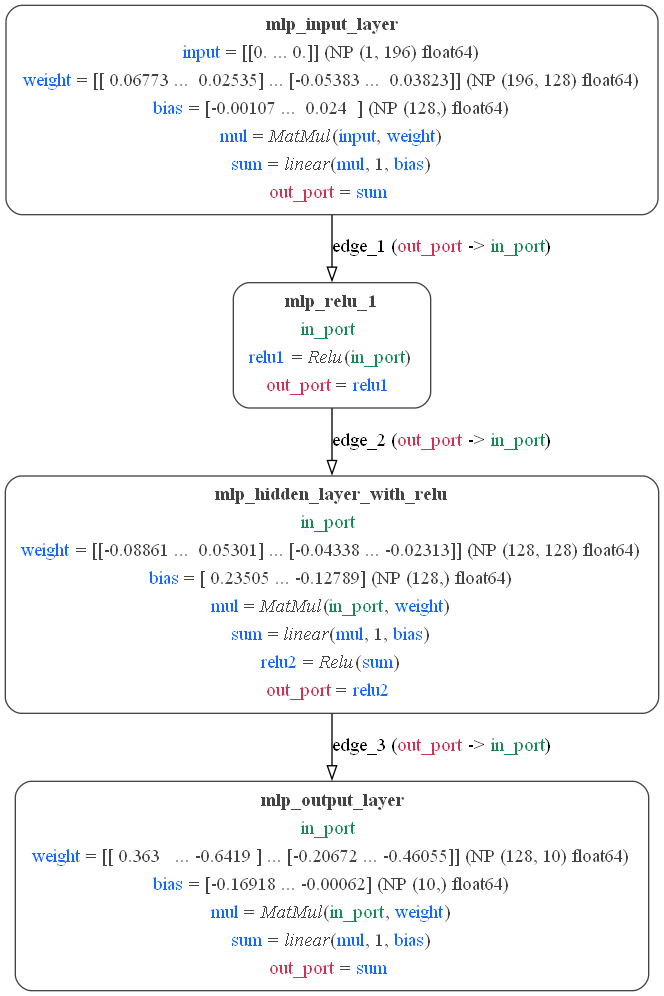

Recreate this plot in Python.
from modeci_mdf.mdf import *

import numpy as np
import sys
import h5py
import time
import os

# Note: the weights for this model were precomputed and saved in the file weights.h5
def get_weight_info():

    weights = {}
    f = h5py.File("weights.h5", "r")

    for key in list(f.keys()):
        weight_mat = f[key][:]
        weights[key] = weight_mat
        print(f"Loaded {key}: {weight_mat.shape}")
    f.close()

    return weights


def get_model():

    mod = Model(id="mlp_pure_mdf")
    mod_graph = Graph(id=mod.id)
    mod.graphs.append(mod_graph)

    weights = get_weight_info()

    dim0 = 16
    weight = weights[
        "weights.mlp_classifier.graphs.mlp_classifier.nodes.mlp_input_layer.parameters.weight"
    ]
    bias = weights[
        "weights.mlp_classifier.graphs.mlp_classifier.nodes.mlp_input_layer.parameters.bias"
    ]

    dummy_input = np.zeros((1, 14 * 14))
    # dummy_input = np.ones((14*14))

    input_node = Node(id="mlp_input_layer")
    input_node.parameters.append(Parameter(id="input", value=dummy_input))
    input_node.parameters.append(Parameter(id="weight", value=weight.T))
    input_node.parameters.append(Parameter(id="bias", value=bias.T))

    f1 = Parameter(id="mul", function="MatMul", args={"A": "input", "B": "weight"})

    input_node.parameters.append(f1)

    f2 = Parameter(
        id="sum",
        function="linear",
        args={"variable0": "mul", "slope": 1, "intercept": "bias"},
    )
    input_node.parameters.append(f2)

    input_node.output_ports.append(OutputPort(id="out_port", value="sum"))
    mod_graph.nodes.append(input_node)

    relu1_node = Node(id="mlp_relu_1")
    relu1_node.input_ports.append(InputPort(id="in_port"))
    mod_graph.nodes.append(relu1_node)

    f1 = Parameter(id="relu1", function="Relu", args={"A": "in_port"})
    relu1_node.parameters.append(f1)

    relu1_node.output_ports.append(OutputPort(id="out_port", value=f1.id))

    e1 = Edge(
        id="edge_1",
        sender=input_node.id,
        sender_port=input_node.output_ports[0].id,
        receiver=relu1_node.id,
        receiver_port=relu1_node.input_ports[0].id,
    )
    mod_graph.edges.append(e1)

    weight = weights[
        "weights.mlp_classifier.graphs.mlp_classifier.nodes.mlp_hidden_layer_with_relu.parameters.weight"
    ]
    bias = weights[
        "weights.mlp_classifier.graphs.mlp_classifier.nodes.mlp_hidden_layer_with_relu.parameters.bias"
    ]

    hr_node = Node(id="mlp_hidden_layer_with_relu")

    hr_node.parameters.append(Parameter(id="weight", value=weight.T))
    hr_node.parameters.append(Parameter(id="bias", value=bias.T))

    mod_graph.nodes.append(hr_node)
    hr_node.input_ports.append(InputPort(id="in_port"))

    f1 = Parameter(id="mul", function="MatMul", args={"A": "in_port", "B": "weight"})
    hr_node.parameters.append(f1)

    f2 = Parameter(
        id="sum",
        function="linear",
        args={"variable0": "mul", "slope": 1, "intercept": "bias"},
    )
    hr_node.parameters.append(f2)

    f3 = Parameter(id="relu2", function="Relu", args={"A": "sum"})
    hr_node.parameters.append(f3)

    hr_node.output_ports.append(OutputPort(id="out_port", value="relu2"))

    e2 = Edge(
        id="edge_2",
        sender=relu1_node.id,
        sender_port=relu1_node.output_ports[0].id,
        receiver=hr_node.id,
        receiver_port=hr_node.input_ports[0].id,
    )
    mod_graph.edges.append(e2)

    weight = weights[
        "weights.mlp_classifier.graphs.mlp_classifier.nodes.mlp_output_layer.parameters.weight"
    ]
    bias = weights[
        "weights.mlp_classifier.graphs.mlp_classifier.nodes.mlp_output_layer.parameters.bias"
    ]

    out_node = Node(id="mlp_output_layer")

    out_node.parameters.append(Parameter(id="weight", value=weight.T))
    out_node.parameters.append(Parameter(id="bias", value=bias.T))

    mod_graph.nodes.append(out_node)
    out_node.input_ports.append(InputPort(id="in_port"))

    f1 = Parameter(id="mul", function="MatMul", args={"A": "in_port", "B": "weight"})
    out_node.parameters.append(f1)

    f2 = Parameter(
        id="sum",
        function="linear",
        args={"variable0": "mul", "slope": 1, "intercept": "bias"},
    )
    out_node.parameters.append(f2)

    out_node.output_ports.append(OutputPort(id="out_port", value="sum"))

    e3 = Edge(
        id="edge_3",
        sender=hr_node.id,
        sender_port=hr_node.output_ports[0].id,
        receiver=out_node.id,
        receiver_port=out_node.input_ports[0].id,
    )
    mod_graph.edges.append(e3)

    return mod


def main():

    test_all = "-test" in sys.argv

    mod = get_model()

    mod_graph = mod.graphs[0]

    yaml_file = mod.to_yaml_file("%s.yaml" % mod.id)
    json_file = mod.to_json_file("%s.json" % mod.id)

    if "-mdf_to_pytorch" in sys.argv:
        print("Exporting model to pure PyTorch")
        from modeci_mdf.interfaces.pytorch import mdf_to_pytorch

        pytorch_model = mdf_to_pytorch(
            mod, yaml_file, eval_models=False, version="mdf.s"
        )

    from modelspec.utils import FORMAT_NUMPY, FORMAT_TENSORFLOW

    format = FORMAT_TENSORFLOW if "-tf" in sys.argv else FORMAT_NUMPY

    from modeci_mdf.execution_engine import EvaluableGraph

    eg = EvaluableGraph(mod_graph, verbose=False)
    eg.evaluate(array_format=format)

    from modelspec.utils import _val_info

    print("Finished evaluating graph using array format %s" % format)

    for n in [
        "mlp_input_layer",
        "mlp_relu_1",
        "mlp_hidden_layer_with_relu",
        "mlp_output_layer",
    ]:
        out = _val_info(eg.enodes[n].evaluable_outputs["out_port"].curr_value)
        print(f"Final output value of node {n}:\t {out}")

    if "-graph" in sys.argv:
        mod.to_graph_image(
            engine="dot",
            output_format="png",
            view_on_render=False,
            level=2,
            filename_root="mlp_pure_mdf",
            only_warn_on_fail=(
                os.name == "nt"
            ),  # Makes sure test of this doesn't fail on Windows on GitHub Actions
        )

    if test_all:
        # Iterate on training data, feed forward and log accuracy
        imgs = np.load("example_data/imgs.npy")
        labels = np.load("example_data/labels.npy")

        import torch.nn

        matches = 0
        imgs_to_test = imgs[:300]

        start = time.time()
        all_guess = None
        labelled_guess = {}

        for i in range(len(imgs_to_test)):
            ii = imgs[i, :, :]
            target = labels[i]
            img = torch.Tensor(ii).view(-1, 14 * 14).numpy()
            # plot_img(img, 'Post_%i (%s)'%(i, img.shape))
            print(
                "***********\nTesting image %i (label: %s): %s\n%s"
                % (i, target, np.array2string(img, threshold=5, edgeitems=2), img.shape)
            )
            # print(mod_graph.nodes[0].parameters['input'])
            mod_graph.nodes[0].get_parameter("input").value = img
            eg = EvaluableGraph(mod_graph, verbose=False)
            eg.evaluate(array_format=format)
            for n in ["mlp_output_layer"]:
                out = eg.enodes[n].evaluable_outputs["out_port"].curr_value
                print(
                    "Output of evaluated graph: %s %s (%s)"
                    % (out, out.shape, type(out).__name__)
                )

                """print(
                    "Guesses:  %s, %s"
                    % (all_guess, all_guess.shape if all_guess is not None else "-")
                )"""
                if all_guess is None:
                    all_guess = out
                else:
                    all_guess = np.concatenate((all_guess, out))

                if target not in labelled_guess:
                    labelled_guess[target] = out
                else:
                    labelled_guess[target] = np.concatenate(
                        (labelled_guess[target], out)
                    )

                prediction = np.argmax(out)

            match = target == int(prediction)
            if match:
                matches += 1
            print(f"Target: {target}, prediction: {prediction}, match: {match}")

        t = time.time() - start
        print(
            "Matches: %i/%i, accuracy: %s%%. Total time: %.4f sec (%.4fs per run)"
            % (
                matches,
                len(imgs_to_test),
                (100.0 * matches) / len(imgs_to_test),
                t,
                t / len(imgs_to_test),
            )
        )

        print(f"Guesses:  {all_guess}, {all_guess.shape}")

        import matplotlib.pyplot as plt

        fig, ax = plt.subplots()
        title = "Guesses"
        # plt.title(title)
        # fig.canvas.set_window_title(title)
        import matplotlib

        cm = matplotlib.cm.get_cmap("Blues")

        sorted_guesses = labelled_guess[0]
        for i in range(9):
            sorted_guesses = np.concatenate((sorted_guesses, labelled_guess[i + 1]))

        im = plt.imshow(sorted_guesses, cmap=cm, aspect="auto")

        cbar = plt.colorbar(im)

        ax = plt.gca()

        ax.set_xticks([i for i in range(10)])

        ax.set_xlabel("Est. likelihood of each digit")

        ax.set_ylabel("%i images ordered by label" % (len(imgs_to_test)))

        plt.savefig("mlp_pure_mdf.results.png", bbox_inches="tight")

        if "-nogui" not in sys.argv:
            plt.show()


if __name__ == "__main__":
    main()
